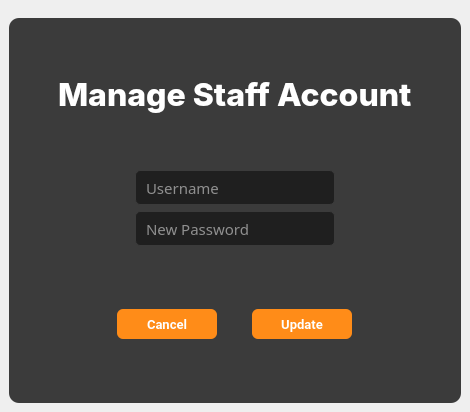
<?xml version="1.0" encoding="UTF-8"?>
<ui version="4.0">
 <class>MainWindow</class>
 <widget class="QMainWindow" name="MainWindow">
  <property name="geometry">
   <rect>
    <x>0</x>
    <y>0</y>
    <width>470</width>
    <height>412</height>
   </rect>
  </property>
  <property name="windowTitle">
   <string>MainWindow</string>
  </property>
  <widget class="QWidget" name="centralwidget">
   <layout class="QVBoxLayout" name="verticalLayout">
    <item>
     <widget class="QWidget" name="widget" native="true">
      <property name="styleSheet">
       <string notr="true">border-radius: 10px;
</string>
      </property>
      <layout class="QVBoxLayout" name="verticalLayout_2">
       <property name="spacing">
        <number>0</number>
       </property>
       <property name="leftMargin">
        <number>0</number>
       </property>
       <property name="rightMargin">
        <number>0</number>
       </property>
       <property name="bottomMargin">
        <number>0</number>
       </property>
       <item>
        <widget class="QWidget" name="updateStaff_Modal" native="true">
         <property name="sizePolicy">
          <sizepolicy hsizetype="Expanding" vsizetype="Preferred">
           <horstretch>0</horstretch>
           <verstretch>0</verstretch>
          </sizepolicy>
         </property>
         <property name="minimumSize">
          <size>
           <width>300</width>
           <height>300</height>
          </size>
         </property>
         <property name="styleSheet">
          <string notr="true">QWidget{
	background-color:rgb(59,59,59);
	border-radius:10px;
}</string>
         </property>
         <layout class="QVBoxLayout" name="verticalLayout_4">
          <item>
           <spacer name="verticalSpacer_3">
            <property name="orientation">
             <enum>Qt::Orientation::Vertical</enum>
            </property>
            <property name="sizeHint" stdset="0">
             <size>
              <width>20</width>
              <height>25</height>
             </size>
            </property>
           </spacer>
          </item>
          <item alignment="Qt::AlignmentFlag::AlignHCenter">
           <widget class="QLabel" name="staffAccount">
            <property name="font">
             <font>
              <family>Inter ExtraBold</family>
              <pointsize>24</pointsize>
              <bold>true</bold>
             </font>
            </property>
            <property name="styleSheet">
             <string notr="true">QLabel{
	color:white;
	text-align:center;
}</string>
            </property>
            <property name="text">
             <string>Manage Staff Account</string>
            </property>
           </widget>
          </item>
          <item>
           <spacer name="verticalSpacer_4">
            <property name="orientation">
             <enum>Qt::Orientation::Vertical</enum>
            </property>
            <property name="sizeHint" stdset="0">
             <size>
              <width>20</width>
              <height>25</height>
             </size>
            </property>
           </spacer>
          </item>
          <item>
           <layout class="QVBoxLayout" name="verticalLayout_3">
            <item alignment="Qt::AlignmentFlag::AlignHCenter">
             <widget class="QLineEdit" name="staffUsername">
              <property name="sizePolicy">
               <sizepolicy hsizetype="Fixed" vsizetype="Fixed">
                <horstretch>0</horstretch>
                <verstretch>0</verstretch>
               </sizepolicy>
              </property>
              <property name="minimumSize">
               <size>
                <width>200</width>
                <height>35</height>
               </size>
              </property>
              <property name="maximumSize">
               <size>
                <width>16777215</width>
                <height>30</height>
               </size>
              </property>
              <property name="font">
               <font>
                <family>Poppins Medium</family>
                <pointsize>11</pointsize>
               </font>
              </property>
              <property name="styleSheet">
               <string notr="true">QLineEdit {
    background-color: #1F1F1F;
    border: 1px solid #3B3B3B;
    border-radius: 5px;
    padding: 8px;
    color: white;
}

QLineEdit:focus {
    border-color: #FF8C18; /* Change border color when line edit is focused */
}

QLineEdit::placeholder {
    color: #808080; /* Placeholder text color */
}

QLineEdit::hover {
    background-color: #272727; /* Change background color on hover */
}
</string>
              </property>
              <property name="placeholderText">
               <string>Username</string>
              </property>
             </widget>
            </item>
            <item alignment="Qt::AlignmentFlag::AlignHCenter">
             <widget class="QLineEdit" name="staff_new_pass">
              <property name="sizePolicy">
               <sizepolicy hsizetype="Fixed" vsizetype="Fixed">
                <horstretch>0</horstretch>
                <verstretch>0</verstretch>
               </sizepolicy>
              </property>
              <property name="minimumSize">
               <size>
                <width>200</width>
                <height>35</height>
               </size>
              </property>
              <property name="maximumSize">
               <size>
                <width>16777215</width>
                <height>30</height>
               </size>
              </property>
              <property name="font">
               <font>
                <family>Poppins Medium</family>
                <pointsize>11</pointsize>
               </font>
              </property>
              <property name="styleSheet">
               <string notr="true">QLineEdit {
    background-color: #1F1F1F;
    border: 1px solid #3B3B3B;
    border-radius: 5px;
    padding: 8px;
    color: white;
}

QLineEdit:focus {
    border-color: #FF8C18; /* Change border color when line edit is focused */
}

QLineEdit::placeholder {
    color: #808080; /* Placeholder text color */
}

QLineEdit::hover {
    background-color: #272727; /* Change background color on hover */
}
</string>
              </property>
              <property name="placeholderText">
               <string>New Password</string>
              </property>
             </widget>
            </item>
           </layout>
          </item>
          <item>
           <spacer name="verticalSpacer_6">
            <property name="orientation">
             <enum>Qt::Orientation::Vertical</enum>
            </property>
            <property name="sizeHint" stdset="0">
             <size>
              <width>20</width>
              <height>24</height>
             </size>
            </property>
           </spacer>
          </item>
          <item>
           <widget class="QWidget" name="widget_2" native="true">
            <layout class="QHBoxLayout" name="horizontalLayout">
             <property name="leftMargin">
              <number>70</number>
             </property>
             <property name="rightMargin">
              <number>70</number>
             </property>
             <item>
              <widget class="QPushButton" name="cancelBtn">
               <property name="minimumSize">
                <size>
                 <width>100</width>
                 <height>30</height>
                </size>
               </property>
               <property name="maximumSize">
                <size>
                 <width>100</width>
                 <height>25</height>
                </size>
               </property>
               <property name="font">
                <font>
                 <family>Roboto</family>
                 <pointsize>10</pointsize>
                 <bold>true</bold>
                </font>
               </property>
               <property name="styleSheet">
                <string notr="true">QPushButton {
    padding: 6px 14px;
    font-family: &quot;Roboto&quot;, sans-serif;
    border-radius: 6px;
    border: none;
    color: white;
    background: #FF8C18;
    box-shadow: 0px 0.5px 1.5px rgba(54, 122, 246, 0.25), inset 0px 0.8px 0px -0.25px rgba(255, 255, 255, 0.2);
    user-select: none;
    -webkit-user-select: none;
    touch-action: manipulation;
    transition: background-color 0.2s, box-shadow 0.2s; 
}
QPushButton::pressed {
    background-color: #B7B7B7;
    box-shadow: 0px 1px 2px rgba(0, 0, 0, 0.5) inset;
	color:black;
}
QPushButton:hover {
    background-color: #FFA54E; 
}</string>
               </property>
               <property name="text">
                <string>Cancel</string>
               </property>
               <property name="checkable">
                <bool>true</bool>
               </property>
               <property name="autoExclusive">
                <bool>false</bool>
               </property>
              </widget>
             </item>
             <item>
              <widget class="QPushButton" name="updateStaffBtn">
               <property name="minimumSize">
                <size>
                 <width>100</width>
                 <height>30</height>
                </size>
               </property>
               <property name="maximumSize">
                <size>
                 <width>100</width>
                 <height>25</height>
                </size>
               </property>
               <property name="font">
                <font>
                 <family>Roboto</family>
                 <pointsize>10</pointsize>
                 <bold>true</bold>
                </font>
               </property>
               <property name="styleSheet">
                <string notr="true">QPushButton {
    padding: 6px 14px;
    font-family: &quot;Roboto&quot;, sans-serif;
    border-radius: 6px;
    border: none;
    color: white;
    background: #FF8C18;
    box-shadow: 0px 0.5px 1.5px rgba(54, 122, 246, 0.25), inset 0px 0.8px 0px -0.25px rgba(255, 255, 255, 0.2);
    user-select: none;
    -webkit-user-select: none;
    touch-action: manipulation;
    transition: background-color 0.2s, box-shadow 0.2s; 
}
QPushButton::pressed {
    background-color: #B7B7B7;
    box-shadow: 0px 1px 2px rgba(0, 0, 0, 0.5) inset;
	color:black;
}
QPushButton:hover {
    background-color: #FFA54E; 
}</string>
               </property>
               <property name="text">
                <string>Update</string>
               </property>
               <property name="checkable">
                <bool>true</bool>
               </property>
               <property name="autoExclusive">
                <bool>false</bool>
               </property>
              </widget>
             </item>
            </layout>
           </widget>
          </item>
          <item>
           <spacer name="verticalSpacer_7">
            <property name="orientation">
             <enum>Qt::Orientation::Vertical</enum>
            </property>
            <property name="sizeHint" stdset="0">
             <size>
              <width>20</width>
              <height>25</height>
             </size>
            </property>
           </spacer>
          </item>
         </layout>
        </widget>
       </item>
      </layout>
     </widget>
    </item>
   </layout>
  </widget>
 </widget>
 <resources/>
 <connections>
  <connection>
   <sender>cancelBtn</sender>
   <signal>toggled(bool)</signal>
   <receiver>MainWindow</receiver>
   <slot>close()</slot>
   <hints>
    <hint type="sourcelabel">
     <x>140</x>
     <y>339</y>
    </hint>
    <hint type="destinationlabel">
     <x>-300</x>
     <y>372</y>
    </hint>
   </hints>
  </connection>
 </connections>
</ui>
